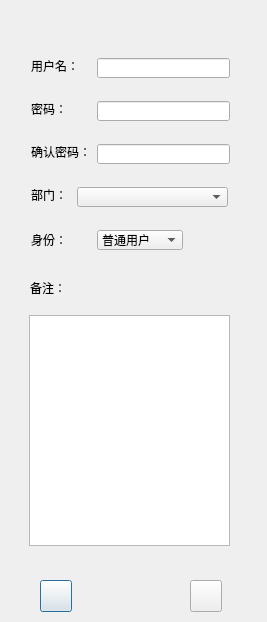
<?xml version="1.0" encoding="UTF-8"?>
<ui version="4.0">
 <class>Addgst</class>
 <widget class="QDialog" name="Addgst">
  <property name="geometry">
   <rect>
    <x>0</x>
    <y>0</y>
    <width>267</width>
    <height>622</height>
   </rect>
  </property>
  <property name="windowTitle">
   <string>添加用户</string>
  </property>
  <widget class="QLabel" name="label">
   <property name="geometry">
    <rect>
     <x>31</x>
     <y>58</y>
     <width>48</width>
     <height>16</height>
    </rect>
   </property>
   <property name="text">
    <string>用户名：</string>
   </property>
  </widget>
  <widget class="QLineEdit" name="lineEditGname">
   <property name="geometry">
    <rect>
     <x>97</x>
     <y>58</y>
     <width>133</width>
     <height>20</height>
    </rect>
   </property>
  </widget>
  <widget class="QLabel" name="label_2">
   <property name="geometry">
    <rect>
     <x>31</x>
     <y>101</y>
     <width>36</width>
     <height>16</height>
    </rect>
   </property>
   <property name="text">
    <string>密码：</string>
   </property>
  </widget>
  <widget class="QLineEdit" name="lineEditPwd">
   <property name="geometry">
    <rect>
     <x>97</x>
     <y>101</y>
     <width>133</width>
     <height>20</height>
    </rect>
   </property>
  </widget>
  <widget class="QLineEdit" name="lineEditPwdConfirm">
   <property name="geometry">
    <rect>
     <x>97</x>
     <y>144</y>
     <width>133</width>
     <height>20</height>
    </rect>
   </property>
  </widget>
  <widget class="QLabel" name="label_3">
   <property name="geometry">
    <rect>
     <x>31</x>
     <y>144</y>
     <width>60</width>
     <height>16</height>
    </rect>
   </property>
   <property name="text">
    <string>确认密码：</string>
   </property>
  </widget>
  <widget class="QPushButton" name="pushButtonBack">
   <property name="geometry">
    <rect>
     <x>40</x>
     <y>580</y>
     <width>32</width>
     <height>32</height>
    </rect>
   </property>
   <property name="text">
    <string/>
   </property>
   <property name="icon">
    <iconset resource="../image/image.qrc">
     <normaloff>:/new/prefix1/back.gif</normaloff>:/new/prefix1/back.gif</iconset>
   </property>
   <property name="iconSize">
    <size>
     <width>32</width>
     <height>32</height>
    </size>
   </property>
  </widget>
  <widget class="QPushButton" name="pushButtonSave">
   <property name="geometry">
    <rect>
     <x>190</x>
     <y>580</y>
     <width>32</width>
     <height>32</height>
    </rect>
   </property>
   <property name="text">
    <string/>
   </property>
   <property name="icon">
    <iconset resource="../image/image.qrc">
     <normaloff>:/new/prefix1/save.gif</normaloff>:/new/prefix1/save.gif</iconset>
   </property>
   <property name="iconSize">
    <size>
     <width>32</width>
     <height>32</height>
    </size>
   </property>
  </widget>
  <widget class="QLabel" name="label_4">
   <property name="geometry">
    <rect>
     <x>31</x>
     <y>187</y>
     <width>36</width>
     <height>16</height>
    </rect>
   </property>
   <property name="text">
    <string>部门：</string>
   </property>
  </widget>
  <widget class="QComboBox" name="comboBoxDept">
   <property name="geometry">
    <rect>
     <x>77</x>
     <y>187</y>
     <width>151</width>
     <height>20</height>
    </rect>
   </property>
  </widget>
  <widget class="QComboBox" name="comboBoxIdentify">
   <property name="geometry">
    <rect>
     <x>97</x>
     <y>230</y>
     <width>86</width>
     <height>20</height>
    </rect>
   </property>
   <item>
    <property name="text">
     <string>普通用户</string>
    </property>
   </item>
   <item>
    <property name="text">
     <string>系统管理员</string>
    </property>
   </item>
  </widget>
  <widget class="QLabel" name="label_5">
   <property name="geometry">
    <rect>
     <x>31</x>
     <y>232</y>
     <width>36</width>
     <height>16</height>
    </rect>
   </property>
   <property name="text">
    <string>身份：</string>
   </property>
  </widget>
  <widget class="QPlainTextEdit" name="plainTextEdit">
   <property name="geometry">
    <rect>
     <x>29</x>
     <y>315</y>
     <width>201</width>
     <height>231</height>
    </rect>
   </property>
  </widget>
  <widget class="QLabel" name="label_12">
   <property name="geometry">
    <rect>
     <x>30</x>
     <y>280</y>
     <width>36</width>
     <height>16</height>
    </rect>
   </property>
   <property name="text">
    <string>备注：</string>
   </property>
  </widget>
 </widget>
 <resources>
  <include location="../image/image.qrc"/>
 </resources>
 <connections/>
</ui>
